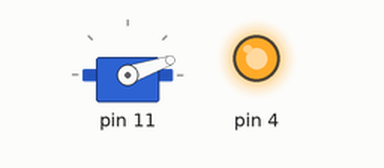
The program below on a simulated Arduino Mega 2560, built with avr-gcc and run on an emulated ATmega2560. On the bench: servo, output pins drawn as LEDs (lit = HIGH). What the program prints to the serial monitor is not drawn.

Above: at 0.05 s.
At 0.35 s:
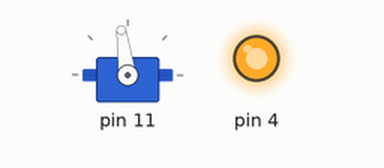
At 0.7 s:
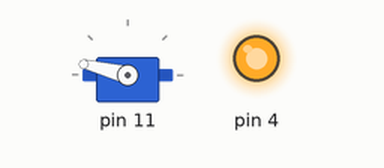
At 1.75 s:
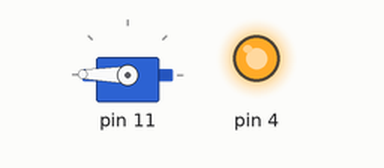
Timing chart, 0 to 4.0 s (numbered marks = the images above):
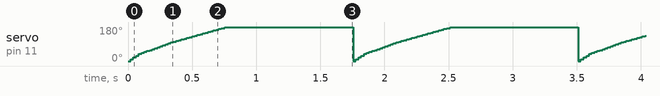

Measured:
- by itself, servo on pin 11: ramps from 0° to 179° and jumps back, once every 1.8 s

The program:

main.cpp
```cpp
#include <Arduino.h>
#include "Scheduler.h"
#include "actuators/Rotor.h"


void setup() {
  Serial.begin(9600);
  pinMode(4, OUTPUT);
  digitalWrite(4, HIGH);
}

void loop() {
  Rotor* r = new Rotor(11);
  r->test();
  r->~Rotor();
}
```
